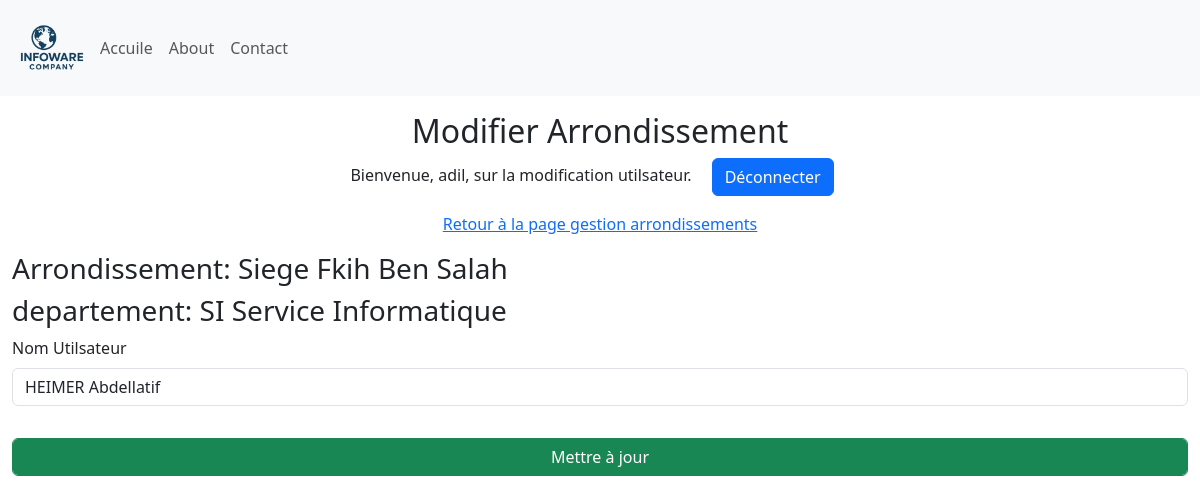
Page /update_Utilisateur/1 (signed in) on the earlier database version.
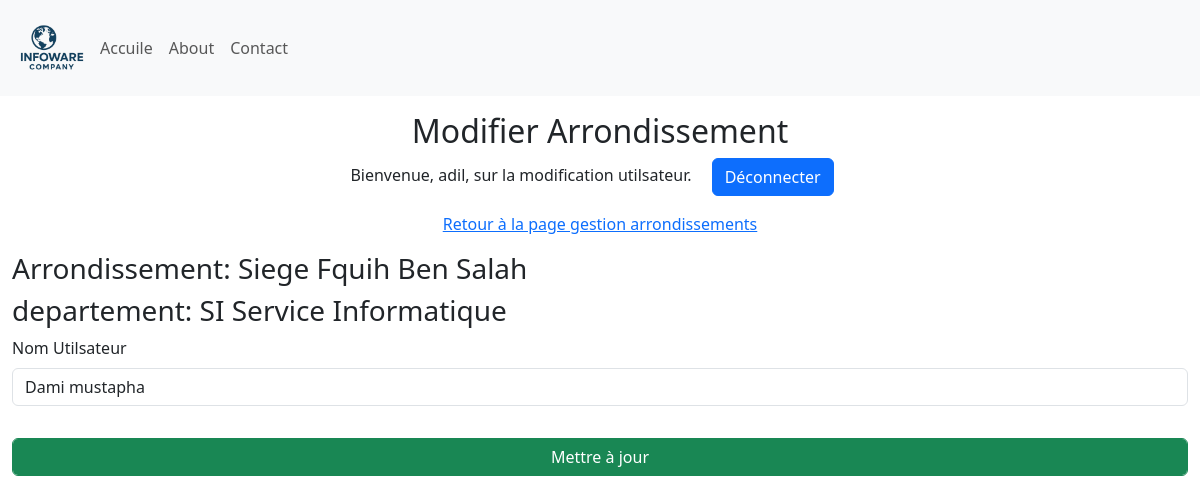
Same page on the later database version.
### Site/models.py (models this page shows, shortened)
class Arondissement(db.Model):
    id = db.Column(db.Integer, primary_key=True)
    arondissement = db.Column(db.String(25), unique=True, nullable=False)
    departement = db.relationship('Departement', backref='Departement', lazy=True)

class Departement(db.Model):
    id = db.Column(db.Integer, primary_key=True)
    departement = db.Column(db.String(25), unique=True, nullable=False)
    arondissement = db.Column(db.Integer, db.ForeignKey('arondissement.id'), nullable=False)

class Utilisateur(db.Model):
    id = db.Column(db.Integer, primary_key=True)
    nomUtilisateur = db.Column(db.String(50), unique=True, nullable=False)
    departement = db.Column(db.Integer, db.ForeignKey('departement.id'), nullable=False)

### Site/dashbord/utilisateur.py (the view, shortened to what this page needs)
@utilisateur.route('/update_Utilisateur/<int:id>', methods=['GET', 'POST'])
def update_Utilisateur(id):
    if 'user' not in session:
        return redirect(url_for('admin.admin'))
    utilisateur = Utilisateur.query.get(id)
    departement = Departement.query.get(utilisateur.departement)
    arrondissement = Arondissement.query.get(departement.arondissement)
    return render_template('update_utilisateur.html', name=session['user'], utilisateur=utilisateur, arrondissement=arrondissement, departement=departement)

### Site/templates/update_utilisateur.html (shortened to what this page needs)
{% extends 'base.html' %}
{% block body %}
<div class="container-fluid">
    <div class="row">
        <div class="col-12  my-3">
            <div class="text-center">
                <h2>Modifier Arrondissement</h2>
                <p>Bienvenue, {{ name }}, sur la modification utilsateur. <a class="mx-3 btn btn-primary" href="{{ url_for('admin.logout') }}"">Déconnecter</a></p>
                <p><a href="{{ url_for('arrondissement.manage_Arrondissements') }}">Retour à la page gestion arrondissements</a> </p>
            </div>
           <form method="POST">
                <div class="mb-3">
                    <h3>Arrondissement: {{ arrondissement.arondissement }}</h3>
                    <h3>departement: {{ departement.departement }}</h3>
                    <label for="utilsateurName" class="form-label">Nom Utilsateur</label>
                    <input type="text" class="form-control" id="utilsateurName" name="utilsateurName" value="{{ utilisateur.nomUtilisateur }}" required>
                </div>
                <div class="mb-3">
                    <input type="submit" class="form-control btn btn-success mt-3" value="Mettre à jour">
                </div>
            </form>
        </div>
    </div>
</div>
{% endblock %}

Differences in the rows shown:
changed Arondissement: arondissement "Siege Fkih Ben Salah" → "Siege Fquih Ben Salah"
changed Utilisateur: utilsateurName "HEIMER Abdellatif" → "Dami mustapha"
